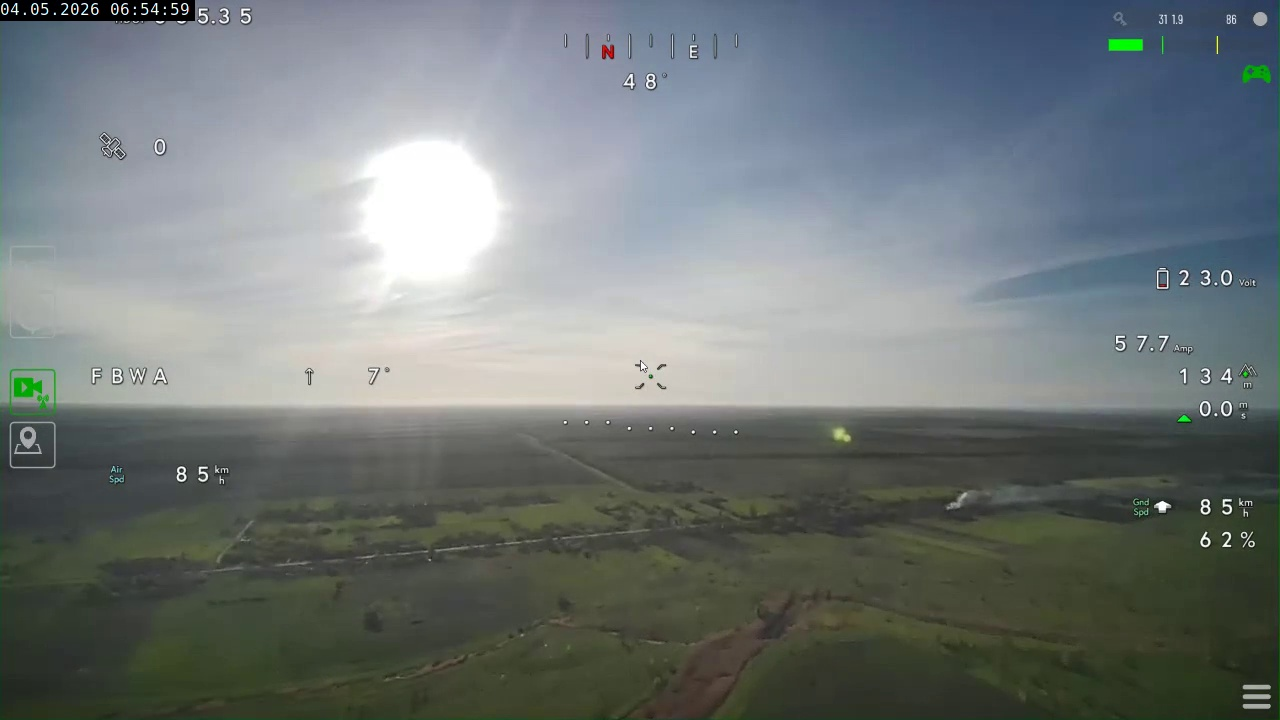
#> input picture frame_4590.jpg, 1280 x 720 px; its folder holds only this picture in this run
$ python -i analyze_photos_v4_pidinet.py   (imports and definitions only)   (older library calls are emulated)
#> lines starting #> are read from the running program, lines starting #| are printed output that depends on the picture; after the words box and inside, x2 and y2 are one past the last pixel; in counts of white or black regions, pixels touching at a corner belong together
#> further down, picture is the input picture: shape (720, 1280, 3); mean B, G, R 120, 120.1, 112.8
# -*- coding: utf-8 -*-
"""
Camera ROI Detection - VERSION 4 (PiDiNet Pixel Difference Network Enhanced)
=============================================================================
Key features:
  1. PiDiNet Structural Edge Detection: Uses Central Difference Convolutions (CDC)
     to generate texture-invariant structural edge maps (eliminating natural scene noise).
  2. Monotonicity Mask (M_mono): Identifies flat, low-variance regions (HUD bars, blank feeds).
  3. Hybrid Line Mask (M_lines): Combines PiDiNet edge map with morphological directional filters.
  4. Adaptive Multi-Camera Detection:
     - Multi-camera split-screens (left/right split at x=640, 2x2 grid, custom layouts)
     - Evaluates spatial activity/entropy (std > 10) for candidate cells
     - Auto-selects active camera as MAIN
  5. Exports diagnostic masks to `masks_v4_pidinet/` folder
  6. Evaluates exact matches and Mean IoU against Ground Truth (`ground_truth/_ground_truth.json`)
"""

import cv2
import numpy as np
import json
import sys
import io
import time
from pathlib import Path
from dataclasses import dataclass
from typing import List, Tuple, Dict, Any

from pidinet_edge_detector import compute_pidinet_edge_map

# [5 lines not run here, left out]


@dataclass
class CameraRegion:
    x: int
    y: int
    w: int
    h: int
    area: int
    activity: float    # spatial standard deviation / entropy score
    center_x: float
    center_y: float
    rank: int          # 1=main (active), 2+=secondary


# [50 lines left out: function compute_masks_v4, not called in this run]


def safe_max(arr: np.ndarray, default: float = 0.0) -> float:
    return float(arr.max()) if len(arr) > 0 else default

def safe_mean(arr: np.ndarray, default: float = 0.0) -> float:
    return float(arr.mean()) if len(arr) > 0 else default

def make_cum(arr: np.ndarray) -> np.ndarray:
    return np.pad(np.cumsum(arr, dtype=np.float64), (1, 0))

def span_mean(cum: np.ndarray, start: int, end: int) -> float:
    if start >= end:
        return 0.0
    return float((cum[end] - cum[start]) / (end - start))


# [93 lines left out: function refine_cell_y, not called in this run]


def detect_camera_rois_v4(img: np.ndarray) -> List[CameraRegion]:
    h, w = img.shape[:2]
    gray = cv2.cvtColor(img, cv2.COLOR_BGR2GRAY)

    sobel_x = np.abs(cv2.Sobel(gray, cv2.CV_64F, 1, 0, ksize=3))
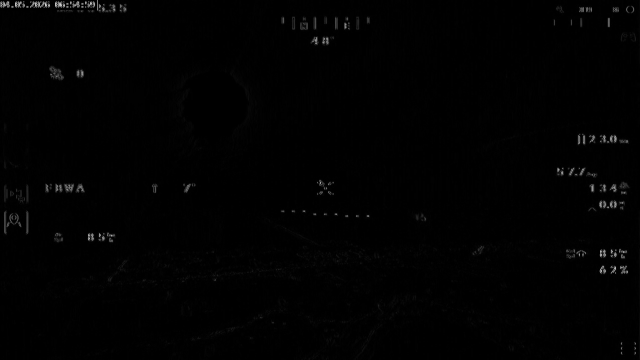
#> sobel_x: shape (720, 1280) float64 (shown at 1/2 size); min 0, max 993, mean 6.9; drawn with min black and max white
    sobel_y = np.abs(cv2.Sobel(gray, cv2.CV_64F, 0, 1, ksize=3))

    row_stds = gray.std(axis=1)
#> row_stds = 720 values, max 51.15 at index 14, min 5.83 at index 719, mean 27.73
    col_stds = gray.std(axis=0)
#> col_stds = 1280 values, max 74.29 at index 416, min 16.17 at index 1279, mean 48.81

    kernel_h_25 = cv2.getStructuringElement(cv2.MORPH_RECT, (25, 1))
    lines_h_25 = cv2.morphologyEx((sobel_y > 35).astype(np.uint8)*255, cv2.MORPH_OPEN, kernel_h_25)
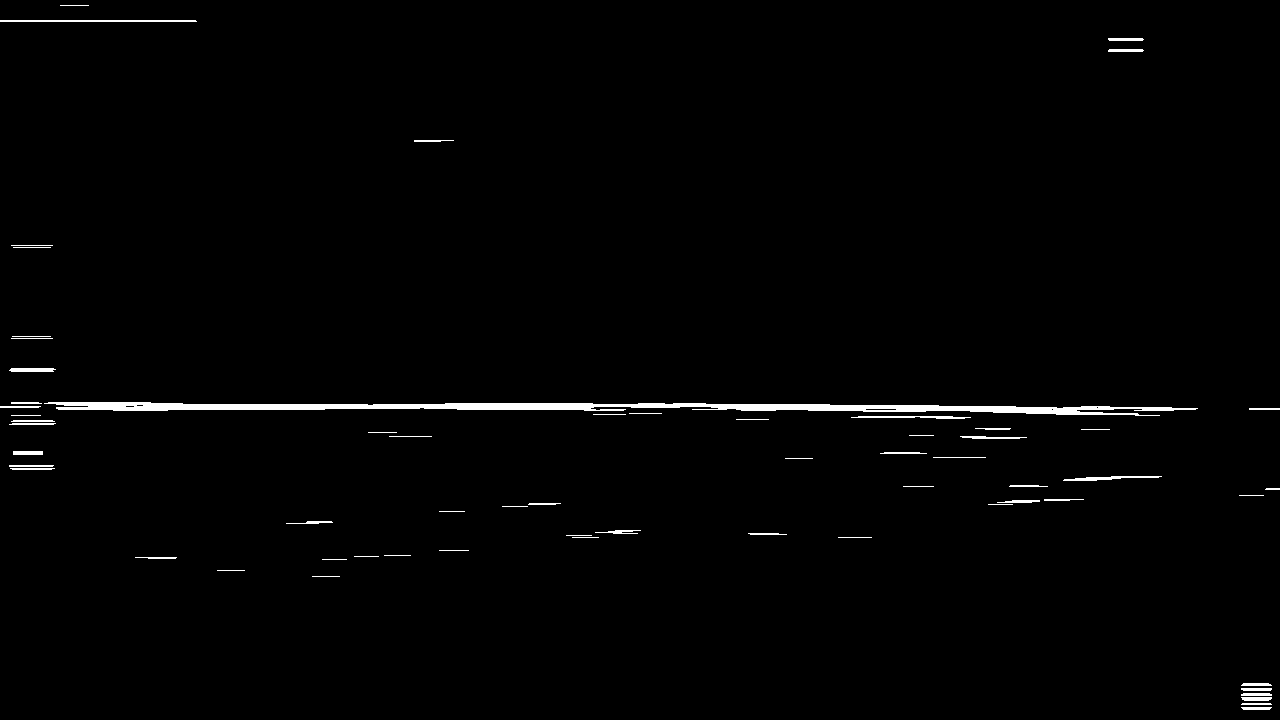
#> lines_h_25: shape (720, 1280); 1.2% white; 63 white regions, largest, box (x1, y1, x2, y2) and area: (44, 402, 1198, 416) 6899, (0, 20, 197, 22) 393, (1063, 476, 1162, 481) 252
    h_line_dens_25 = (lines_h_25 > 0).mean(axis=1)
#> h_line_dens_25 = 720 values, max 0.844 at index 407, min 0 at index 0, mean 0.0122

    kernel_h_40 = cv2.getStructuringElement(cv2.MORPH_RECT, (int(w * 0.40), 1))
    kernel_v_25 = cv2.getStructuringElement(cv2.MORPH_RECT, (1, int(h * 0.25)))

    lines_h = cv2.morphologyEx((sobel_y > 35).astype(np.uint8)*255, cv2.MORPH_OPEN, kernel_h_40)
#> lines_h: shape (720, 1280); 0.24% white; 1 white region, box (x1, y1, x2, y2) and area: (57, 405, 1017, 408) 2216
    lines_v = cv2.morphologyEx((sobel_x > 35).astype(np.uint8)*255, cv2.MORPH_OPEN, kernel_v_25)
#> lines_v: shape (720, 1280); 0.01% white in thin lines or dots, all inside (x1, y1, x2, y2) = (1278, 625, 1279, 720)

    h_line_dens = (lines_h > 0).mean(axis=1)
#> h_line_dens = 720 values, max 0.689 at index 406, min 0 at index 0, mean 0.0024
    v_line_dens = (lines_v > 0).mean(axis=0)
#> v_line_dens = 1280 values, max 0.132 at index 1278, min 0 at index 0, mean 0.000103

    local_std = np.sqrt(np.maximum(0, cv2.blur(gray.astype(float)**2, (5, 5)) - cv2.blur(gray.astype(float), (5, 5))**2))
    mono_m = ((local_std < 7.5) | (gray < 15) | (gray > 220)).astype(np.uint8)
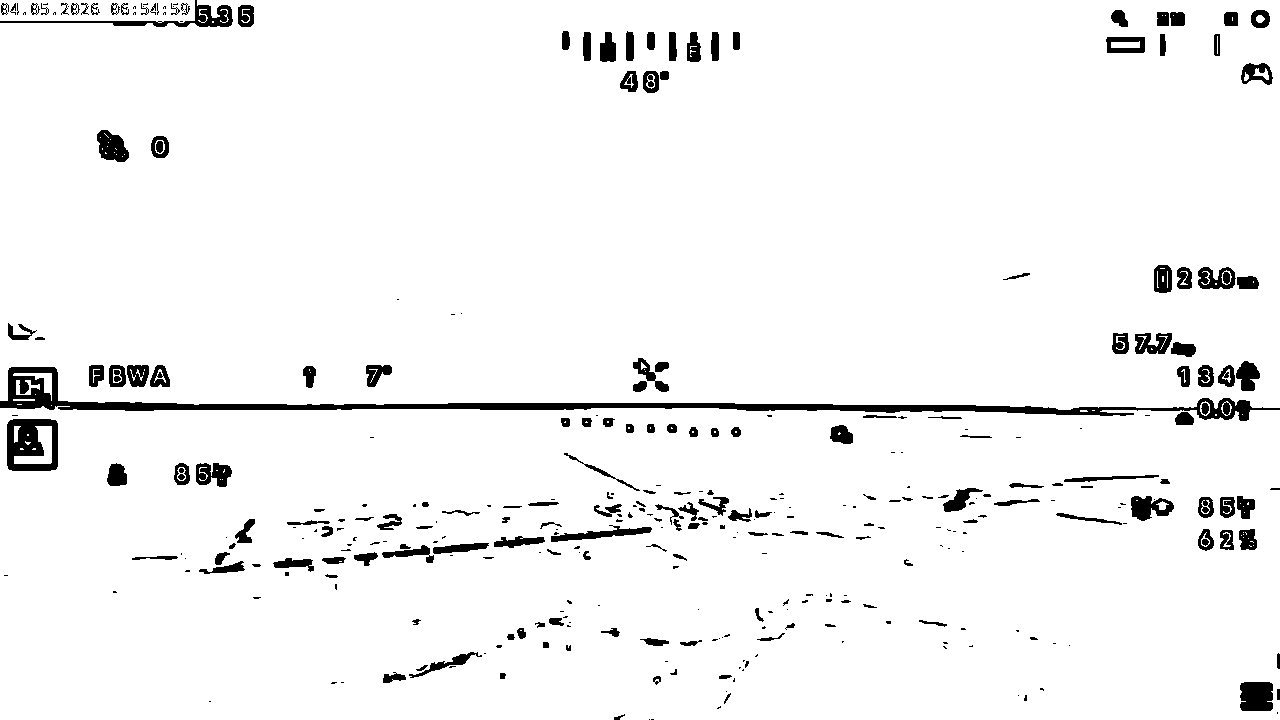
#> mono_m: shape (720, 1280); values 0 (black) and 1 (white), 95.6% white; 350 black regions (160 under 20 px), largest, box (x1, y1, x2, y2) and area: (0, 367, 1280, 421) 9253, (7, 419, 58, 471) 1843, (0, 0, 233, 27) 1203
    mono_row = mono_m.mean(axis=1)
#> mono_row = 720 values, max 1 at index 28, min 0.1 at index 407, mean 0.956
    mono_col = mono_m.mean(axis=0)
#> mono_col = 1280 values, max 0.996 at index 1196, min 0.8 at index 1244, mean 0.956

    row_means = gray.mean(axis=1)
#> row_means = 720 values, max 182.2 at index 336, min 47.92 at index 719, mean 117.9
    cum_mono_row = make_cum(mono_row)
#> cum_mono_row = 721 values from 0 to 688.1
    cum_mono_col = make_cum(mono_col)
#> cum_mono_col = 1281 values from 0 to 1223.3
    cum_row_stds = make_cum(row_stds)
#> cum_row_stds = 721 values from 0 to 19967.3
    cum_col_stds = make_cum(col_stds)
#> cum_col_stds = 1281 values from 0 to 62473.9
    cum_row_means = make_cum(row_means)
#> cum_row_means = 721 values from 0 to 84865.6

    v_line_dens_25 = (lines_v > 0).mean(axis=0)
#> v_line_dens_25 has the same summary as v_line_dens
    max_v_left = safe_max(v_line_dens_25[1:int(w*0.35)])
#> max_v_left = 0
    max_v_right = safe_max(v_line_dens_25[int(w*0.65):w-1])
#> max_v_right = 0.132
    left_mono = mono_col[:20].mean()
#> left_mono = 0.914
    right_mono = mono_col[-20:].mean()
#> right_mono = 0.945
    left_mean = gray[:, :20].mean()
#> left_mean = 93.6
    right_mean = gray[:, -20:].mean()
#> right_mean = 70.75

    has_side_pillars = (max_v_left > 0.40 or max_v_right > 0.40) and ((left_mono > 0.40 and left_mean < 35.0) or (right_mono > 0.40 and right_mean < 35.0))
#> has_side_pillars = False

    kernel_v_25px = cv2.getStructuringElement(cv2.MORPH_RECT, (1, 25))
    kernel_v_15px = cv2.getStructuringElement(cv2.MORPH_RECT, (1, 15))
    lines_v_soft_25 = cv2.morphologyEx((sobel_x > 25).astype(np.uint8)*255, cv2.MORPH_OPEN, kernel_v_25px)
#> lines_v_soft_25: shape (720, 1280); 0.17% white; 20 white regions, largest, box (x1, y1, x2, y2) and area: (1278, 496, 1279, 720) 224, (8, 420, 13, 470) 222, (53, 420, 57, 469) 187
    lines_v_soft_15 = cv2.morphologyEx((sobel_x > 25).astype(np.uint8)*255, cv2.MORPH_OPEN, kernel_v_15px)
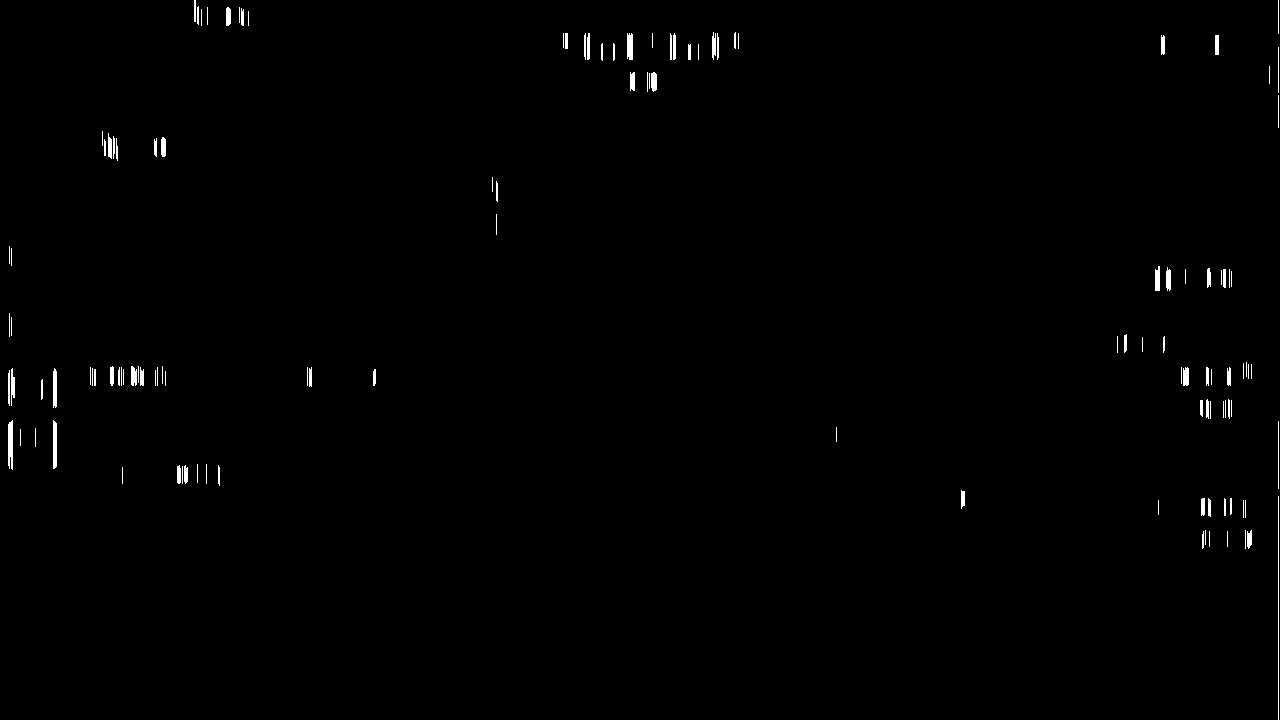
#> lines_v_soft_15: shape (720, 1280); 0.61% white; 125 white regions (54 under 20 px), largest, box (x1, y1, x2, y2) and area: (1278, 496, 1279, 720) 224, (8, 420, 13, 470) 222, (53, 420, 57, 469) 187

    center_v_soft_25 = float((lines_v_soft_25 > 0).mean(axis=0)[637:643].max()) if lines_v_soft_25.size > 0 else 0.0
#> center_v_soft_25 = 0
    center_v_soft_15 = float((lines_v_soft_15 > 0).mean(axis=0)[637:643].max()) if lines_v_soft_15.size > 0 else 0.0
#> center_v_soft_15 = 0

    is_true_divider = (center_v_soft_25 > 0.30) or (center_v_soft_15 > 0.32)
#> is_true_divider = False

    top_white_bar = (gray[:25, :].mean() > 195 and mono_row[:25].mean() > 0.60)
#> top_white_bar = False
    top_offset = 25 if top_white_bar else 0
#> top_offset = 0

    if w <= 700 and h <= 500:
        if row_stds[:15].mean() > 10.0 and row_stds[-15:].mean() > 10.0:
            return [CameraRegion(x=0, y=top_offset, w=w, h=h-top_offset, area=w*(h-top_offset), activity=float(gray.std()), center_x=w/2.0, center_y=(h+top_offset)/2.0, rank=1)]

    if w >= 1200 and h >= 700 and not has_side_pillars:
        if (mono_row[:15].mean() < 0.25 or top_white_bar) and mono_row[-15:].mean() < 0.25 and mono_col[:15].mean() < 0.25 and mono_col[-15:].mean() < 0.25:
            if safe_max(h_line_dens_25[:25]) < 0.05 and safe_max(h_line_dens_25[-25:]) < 0.05:
                return [CameraRegion(x=0, y=top_offset, w=w, h=h-top_offset, area=w*(h-top_offset), activity=float(gray.std()), center_x=w/2.0, center_y=(h+top_offset)/2.0, rank=1)]
        if not is_true_divider and col_stds[:20].mean() > 20.0 and col_stds[-20:].mean() > 20.0 and row_stds[:20].mean() > 10.0 and row_stds[-20:].mean() > 10.0:
            return [CameraRegion(x=0, y=top_offset, w=w, h=h-top_offset, area=w*(h-top_offset), activity=float(gray.std()), center_x=w/2.0, center_y=(h+top_offset)/2.0, rank=1)]
        if not is_true_divider and row_stds[:20].mean() > 12.0 and row_stds[-20:].mean() > 12.0 and col_stds[:20].mean() > 12.0 and col_stds[-20:].mean() > 12.0:
            if safe_max(h_line_dens_25[:20]) < 0.03 and safe_max(h_line_dens_25[-20:]) < 0.03:
                return [CameraRegion(x=0, y=top_offset, w=w, h=h-top_offset, area=w*(h-top_offset), activity=float(gray.std()), center_x=w/2.0, center_y=(h+top_offset)/2.0, rank=1)]

    # 1. LEFT BOUNDARY
    left_x = 0
    best_left_score = -1.0
    best_left_has_line = False
    for c in range(1, int(w * 0.35)):
        pre_std = span_mean(cum_col_stds, 0, c) if c > 0 else col_stds[0]
        post_std = span_mean(cum_col_stds, c, min(w, c+20))
        line = v_line_dens[c]
        pre_mono = span_mean(cum_mono_col, max(0, c-10), c) if c > 0 else mono_col[0]
        post_mono = span_mean(cum_mono_col, c, min(w, c+20))

        mono_drop = max(0.0, pre_mono - post_mono)
        if (pre_mono > 0.50 or pre_std < 12.0) and (mono_drop > 0.15 or line > 0.02 or post_std > pre_std + 5.0):
            if line < 0.01 and pre_std > 18.0:
                continue
            if best_left_score > 0 and best_left_has_line and line < 0.15:
                continue
            score = mono_drop * 10.0 + line * 300.0 + (post_std - pre_std) * 0.5
            if score > best_left_score and score > 1.0:
                best_left_score = score
                left_x = c
                best_left_has_line = (line > 0.15)
#> this loop made 447 passes
#> (pre_std, post_std, pre_mono, post_mono, mono_drop) on passes 1 to 3: (42.21, 43.82, 0.988, 0.909, 0.0785), (42.31, 43.96, 0.982, 0.904, 0.0779), (42.62, 44.1, 0.979, 0.899, 0.0801)
#> after the loop, best_left_has_line = False; best_left_score = -1; left_x = 0

    # 2. RIGHT BOUNDARY
    right_x = w
    best_right_score = -1.0
    for c in range(w - 2, int(w * 0.60), -1):
        pre_std = span_mean(cum_col_stds, max(0, c-20), c)
        post_std = span_mean(cum_col_stds, c, w) if c < w-1 else col_stds[-1]
        line = v_line_dens[c]
        pre_mono = span_mean(cum_mono_col, max(0, c-20), c)
        post_mono = span_mean(cum_mono_col, c, min(w, c+10)) if c < w-1 else mono_col[-1]

        mono_drop = max(0.0, post_mono - pre_mono)
        if post_std > 20.0 and pre_std > 20.0 and line < 0.10 and mono_drop < 0.10:
            continue

        if (post_mono > 0.50 or post_std < 12.0) and (mono_drop > 0.15 or line > 0.02 or pre_std > post_std + 5.0):
            score = mono_drop * 10.0 + line * 200.0 + (pre_std - post_std) * 0.5
            if score > best_right_score and score > 1.0:
                best_right_score = score
                right_x = c + 1
#> this loop made 510 passes
#> (pre_std, post_std, line, pre_mono, post_mono, mono_drop, score, best_right_score) on pass 1: (24.93, 18.71, 0.132, 0.942, 0.958, 0.0161, 29.66, 29.66)

    # 3. TOP BOUNDARY
    top_y = 0
    best_top_score = -1.0
    best_top_line = 0.0

    for r in range(1, int(h * 0.35)):
        pre_std = span_mean(cum_row_stds, 0, r) if r > 0 else row_stds[0]
        post_std = span_mean(cum_row_stds, r, min(h, r+20))
        line = h_line_dens[r]
        pre_mono = span_mean(cum_mono_row, max(0, r-10), r) if r > 0 else mono_row[0]
        post_mono = span_mean(cum_mono_row, r, min(h, r+20))

        mono_drop = max(0.0, pre_mono - post_mono)
        is_outer_trans = (pre_std < 1.5 and post_std > 2.5 and r >= 35)

        if line < 0.05 and mono_drop < 0.12 and not is_outer_trans:
            continue

        if r < 30 and line < 0.25 and post_mono > 0.70:
            continue

        # Skip candidate if region below row r is a flat monotone UI header bar (mono > 0.70) unless line >= 0.30 or mono_drop >= 0.12
        if r < 150 and line < 0.30 and mono_drop < 0.12 and span_mean(cum_mono_row, r, min(h, r+30)) > 0.70:
            continue

        # Outer UI header protection: once valid outer UI header locked, ignore deeper scene horizon lines
        if top_y > 0 and best_top_line > 0.30 and span_mean(cum_mono_row, max(0, top_y - 10), top_y) > 0.85 and gray[min(h-1, top_y+5), :].mean() > 70.0 and r > top_y + 15:
            continue

        if (pre_mono > 0.40 or pre_std < 15.0 or is_outer_trans) and (mono_drop > 0.15 or line > 0.02 or post_std > pre_std + 3.0 or is_outer_trans):
            if best_top_score > 0 and best_top_line > 0.15 and line < 0.15:
                continue
            is_thick_line_band = (sum(h_line_dens_25[max(0, r-2):min(h, r+3)] > 0.05) >= 4)
            if is_thick_line_band and pre_mono < 0.90:
                continue
            if pre_mono < 0.70 and line < 0.50:
                continue

            if line < 0.35 and best_top_score > 0 and top_y >= 35 and span_mean(cum_row_stds, top_y, r) > 3.5:
                continue

            score = mono_drop * 10.0 + line * 300.0 + (post_std - pre_std) * 0.5
            if is_outer_trans:
                score += 15.0

            if score > best_top_score and score > 1.0:
                best_top_score = score
                top_y = r
                best_top_line = line

    # 4. BOTTOM BOUNDARY
    bot_y = h
    best_bot_score = -1.0
    for r in range(h - 2, int(h * 0.60), -1):
        pre_std = span_mean(cum_row_stds, max(0, r-20), r)
        post_std = span_mean(cum_row_stds, r, h) if r < h-1 else row_stds[-1]
        line = h_line_dens[r]
        pre_mono = span_mean(cum_mono_row, max(0, r-20), r)
        post_mono = span_mean(cum_mono_row, r, min(h, r+10)) if r < h-1 else mono_row[-1]
        mono_drop = max(0.0, post_mono - pre_mono)

        if r > 600 and span_mean(cum_row_stds, max(0, r - 8), r) < 3.0:
            best_bot_score = -1.0
            bot_y = r
            continue

        if (post_mono > 0.25 or post_std < 15.0) and span_mean(cum_row_stds, r, min(h, r+20)) < 20.0 and (mono_drop > 0.20 or line > 0.05 or pre_std > post_std + 5.0):
            score = mono_drop * 10.0 + line * 200.0 + (pre_std - post_std) * 0.5
            if score > best_bot_score and score > 2.0:
                best_bot_score = score
                bot_y = r + 1

    # BRANCH 2: LAYOUT_MULTI_CAM
    if (right_x - left_x) > 800 and is_true_divider:
        div_col = (lines_v_soft_15[:, 637:643] > 0).any(axis=1)
        div_indices = np.where(div_col)[0]
        valid_div = [idx for idx in div_indices if idx >= 45]
        if valid_div:
            top_y = int(valid_div[0])

        l_top_y, l_h = refine_cell_y(img, left_x, 640 - left_x, default_top=top_y, default_bot=bot_y, pre_gray=gray, pre_sobel_y=sobel_y, pre_mono_m=mono_m)
        r_top_y, r_h = refine_cell_y(img, 640, right_x - 640, default_top=top_y, default_bot=bot_y, pre_gray=gray, pre_sobel_y=sobel_y, pre_mono_m=mono_m)

        left_act = float(gray[l_top_y:l_top_y+l_h, left_x:640].std())
        right_act = float(gray[r_top_y:r_top_y+r_h, 640:right_x].std())

        cell_left = CameraRegion(x=left_x, y=l_top_y, w=640-left_x, h=l_h, area=(640-left_x)*l_h, activity=left_act, center_x=(left_x+640)/2.0, center_y=l_top_y+l_h/2.0, rank=1)
        cell_right = CameraRegion(x=640, y=r_top_y, w=right_x-640, h=r_h, area=(right_x-640)*r_h, activity=right_act, center_x=(640+right_x)/2.0, center_y=r_top_y+r_h/2.0, rank=2)

        # Select RIGHT cell as MAIN if LEFT cell is inactive (left_act < 15) or RIGHT is overwhelmingly dominant (diff > 50)
        if (left_act < 15.0 and right_act > 30.0) or (right_act > left_act + 50.0):
            cell_right.rank = 1
            cell_left.rank = 2
            return [cell_right, cell_left]
        else:
            return [cell_left, cell_right]

    # BRANCH 3: LAYOUT_SINGLE_CAM
    act = float(gray[top_y:bot_y, left_x:right_x].std())
    main_reg = CameraRegion(x=left_x, y=top_y, w=right_x - left_x, h=bot_y - top_y, area=(right_x-left_x)*(bot_y-top_y), activity=act, center_x=(left_x+right_x)/2.0, center_y=(top_y+bot_y)/2.0, rank=1)
    return [main_reg]


# [99 lines left out: functions compute_iou, process_and_evaluate_v4, not called in this run]


# [2 lines not run here, left out]

>>> import cv2
>>> picture = cv2.imread('../frame_4590.jpg')
>>> result = detect_camera_rois_v4(picture)
